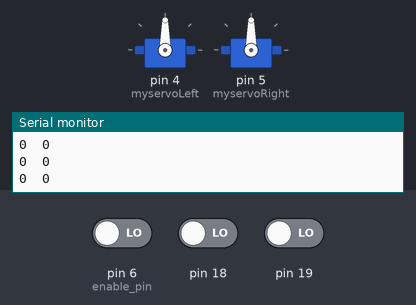
A sketch run on a simulated Arduino Mega 2560, built with avr-gcc and run on an emulated ATmega2560. On the bench: 2 × servo, the last lines printed to the serial monitor. Inputs (shaded band) come from the test bench; at power-on: pin 6 (enable_pin) LOW, pin 18 LOW, pin 19 LOW.

Above: at 1.2 s.
1.3 s: pin 6 (enable_pin) driven HIGH
At 2.0 s:
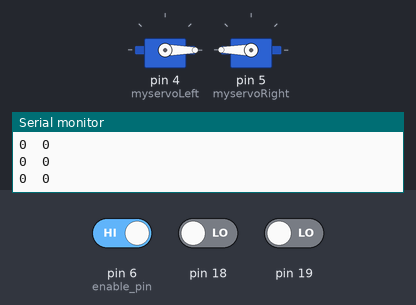
2.8 s: pin 6 (enable_pin) driven LOW
At 3.1 s:
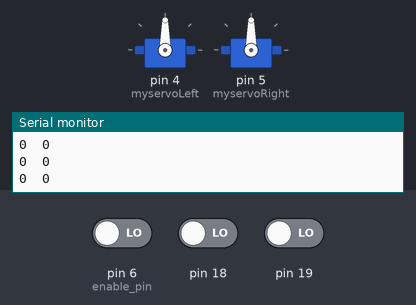
Timing chart, 0 to 5.8 s (numbered marks = the images above; inputs shaded):
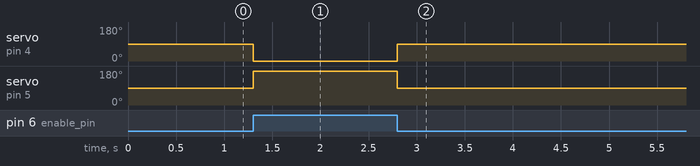

Measured:
- after the input at 1.3 s, servo on pin 4 (myservoLeft): 90° → 0° at once; servo on pin 5 (myservoRight): 90° → 180° at once
- after the input at 2.8 s, servo on pin 4 (myservoLeft): 0° → 90° at once; servo on pin 5 (myservoRight): 180° → 90° at once

The sketch:

tile_runnner_interrupts_stage_5.ino
```cpp
#include <Metro.h> // Include the Metro library
#include <Servo.h>

Metro serialMetro = Metro(250);  // Instantiate an instance
int countLeft=0;
int countRight=0;
int targetPos = 1000;
Servo myservoLeft;
Servo myservoRight;

void setup() {  // put your setup code here, to run once:
   Serial.begin(115200); // Start the Serial communication
  attachInterrupt(digitalPinToInterrupt(18), ISRleft, RISING);
  attachInterrupt(digitalPinToInterrupt(19), ISRright, RISING);
  pinMode(22,INPUT); // 18 and 22 come from left
  pinMode(23,INPUT); // 19 and 23 come from right
  pinMode(6,INPUT); //enable pin
  myservoLeft.attach(4);  // attaches the servo on pin 9 to the servo object
  myservoRight.attach(5);  // attaches the servo on pin 9 to the servo object

}

void loop() {
  if (serialMetro.check() == 1) { // check if the metro has passed it's interval .
  // Output all the analog readings seperated by a space character
      Serial.print(countLeft);
      Serial.print('\t');
      Serial.println(countRight);
    }
 int throttleLeft = (int) 90.0-0.9*(targetPos-countLeft);
 int throttleRight = (int) 90.0+1.3*(targetPos-countRight);
 if(digitalRead(6)==HIGH){ // put your main code here, to run repeatedly:
   myservoLeft.write(constrain(throttleLeft,0,180));
   myservoRight.write(constrain(throttleRight,0,180));
  }
 else{
    myservoLeft.write(90);
    myservoRight.write(90);
 }


}
void ISRleft(){
  if(digitalRead(22)==LOW){
  countLeft=countLeft+1;}
  else{countLeft=countLeft-1;}
}
void ISRright(){
   if(digitalRead(23)==HIGH){
  countRight=countRight+1;}
  else{countRight=countRight-1;}
}
```
